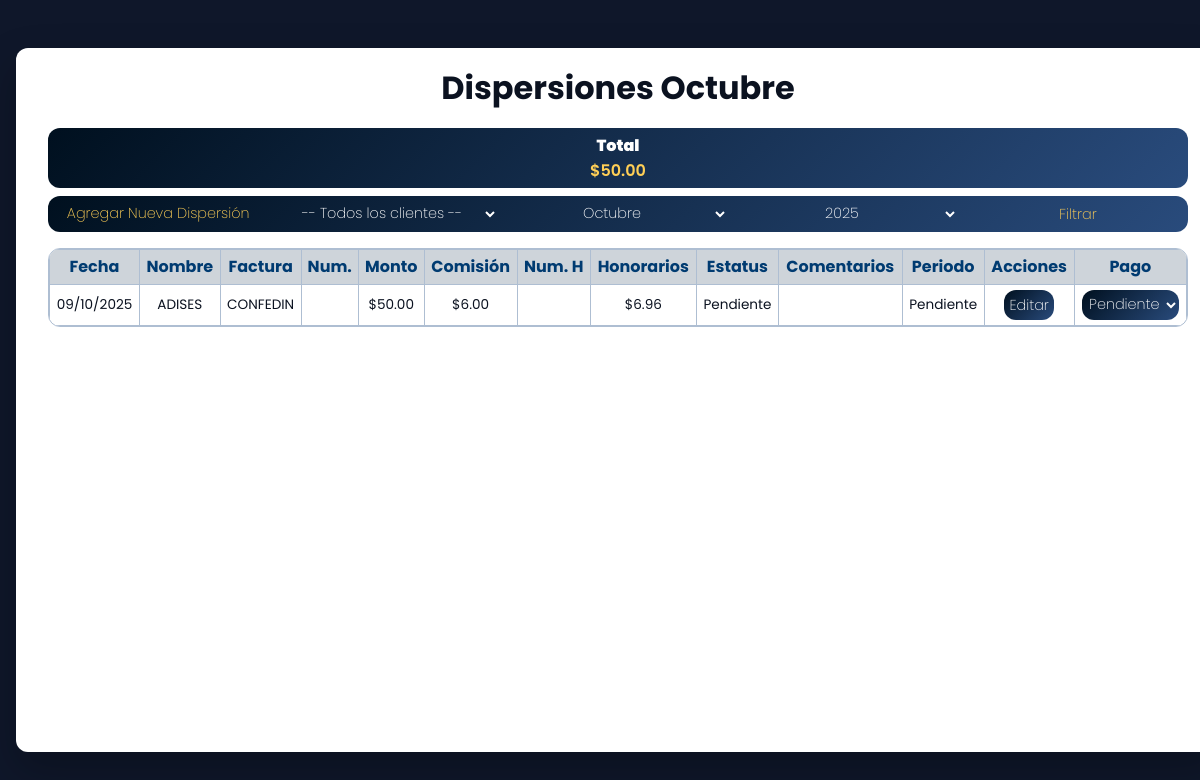
Page /dispersiones/listar/?mes=10&anio=2025&cliente= on the earlier database version.
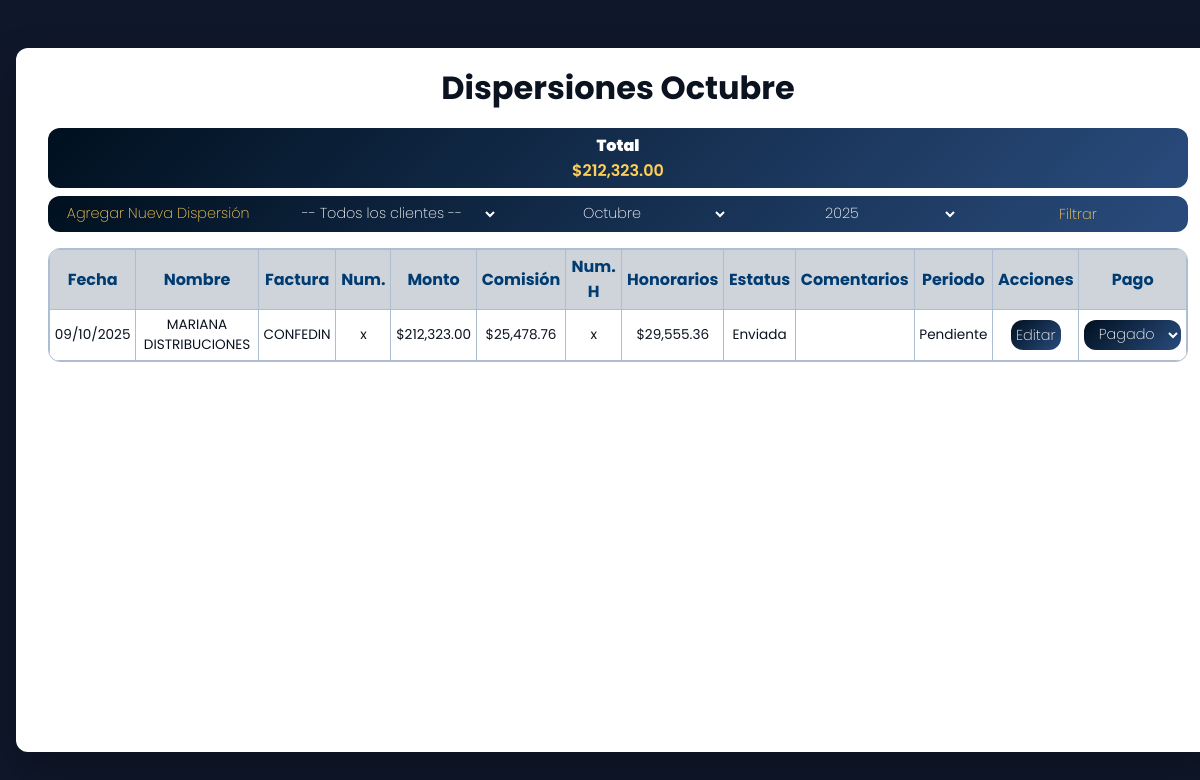
Same page on the later database version.
### dispersiones/models.py (models this page shows, shortened)
class Dispersion(models.Model):
    fecha = models.DateTimeField(default=timezone.now)
    cliente = models.ForeignKey(Cliente, on_delete=models.CASCADE)
    factura = models.CharField(max_length=100)
    num_factura = models.CharField(max_length=100, blank=True, null=True)
    monto = models.DecimalField(max_digits=12, decimal_places=2)
    comision = models.DecimalField(max_digits=12, decimal_places=2, editable=False)
    num_factura_honorarios = models.CharField(max_length=100, blank=True, null=True)
    total_honorarios = models.DecimalField(max_digits=12, decimal_places=2, editable=False)
    estatus = models.CharField(max_length=50)
    comentarios = models.TextField(blank=True, null=True)
    estatus_periodo = models.CharField(max_length=50)
    estatus_pago = models.CharField(max_length=50, default="Pendiente")
    comision_procom = models.DecimalField(max_digits=5, decimal_places=2, editable=False)

### clientes/models.py (models this page shows, shortened)
class Cliente(models.Model):
    servicio = models.CharField(max_length=100)
    comision_procom = models.FloatField(blank=True, null=True)
    factura = models.CharField(blank=True, null=True)
    nombre = models.CharField(max_length=150)
    utilidad_enrok = models.FloatField(blank=True, null=True)
    comisionista_1 = models.CharField(max_length=100, blank=True, null=True)
    porcentaje_1 = models.FloatField(blank=True, null=True)
    comisionista_2 = models.CharField(max_length=100, blank=True, null=True)
    porcentaje_2 = models.FloatField(blank=True, null=True)
    comisionista_3 = models.CharField(max_length=100, blank=True, null=True)
    porcentaje_3 = models.FloatField(blank=True, null=True)
    comisionista_4 = models.CharField(max_length=100, blank=True, null=True)
    porcentaje_4 = models.FloatField(blank=True, null=True)
    comisionista_5 = models.CharField(max_length=100, blank=True, null=True)
    porcentaje_5 = models.FloatField(blank=True, null=True)
    comisionista_6 = models.CharField(max_length=100, blank=True, null=True)
    porcentaje_6 = models.FloatField(blank=True, null=True)
    comisionista_7 = models.CharField(max_length=100, blank=True, null=True)
    porcentaje_7 = models.FloatField(blank=True, null=True)
    comisionista_8 = models.CharField(max_length=100, blank=True, null=True)
    porcentaje_8 = models.FloatField(blank=True, null=True)
    comisionista_9 = models.CharField(max_length=100, blank=True, null=True)
    porcentaje_9 = models.FloatField(blank=True, null=True)
    fecha_registro = models.DateTimeField(auto_now_add=True)

### dispersiones/views.py (the view)
# urls.py: path('listar/', views.lista_dispersiones, name='dispersiones_listar'),  # <--- aquí
def lista_dispersiones(request):
    mes = request.GET.get('mes')
    anio = request.GET.get('anio')
    now = datetime.now()
    cliente_id = request.GET.get('cliente')
    if not mes or not anio:
        return redirect(f"{request.path}?mes={now.month}&anio={now.year}&cliente={cliente_id or ''}")
    try:
        mes = int(mes)
        if mes < 1 or mes > 12:
            mes = now.month
    except (TypeError, ValueError):
        mes = now.month
    try:
        anio = int(anio)
    except (TypeError, ValueError):
        anio = now.year
    mes_nombre = MESES_ES.get(mes, "")
    anios = Dispersion.objects.dates('fecha', 'year')
    anios = [y.year for y in anios]
    if not anios:
        anios = [anio]  # 👈 Garantiza que siempre haya al menos un año visible
    dispersiones = Dispersion.objects.filter(
        fecha__month=mes,
        fecha__year=anio
    ).order_by('fecha')
    clientes = Cliente.objects.all()
    if cliente_id:
        dispersiones = dispersiones.filter(cliente_id=cliente_id)
    total_montos = dispersiones.aggregate(total=Sum('monto'))['total'] or 0
    return render(request, 'dispersiones/listar.html', {
        'dispersiones': dispersiones,
        'mes': str(mes),             # Mantener como string para comparación en el template
        'mes_nombre': mes_nombre,
        'anio': str(anio),
        'clientes': clientes,        # lista completa para el dropdown
        'cliente': cliente_id,       # cliente seleccionado
        'anios': anios,              # años disponibles
        'total_montos': total_montos,
    })

### dispersiones/templates/dispersiones/listar.html (shortened to what this page needs)
<!DOCTYPE html>
<html lang="es">
{% load humanize %}
<head>
</head>
<body>
<div class="card">
  <h1>Dispersiones {{ mes_nombre }}</h1>
  <div class="pendiente-box">
    <h2>Total</h2>
    <div class="monto">${{ total_montos|floatformat:2|intcomma }}</div>
  </div>
  <div class="actions">
    <form method="get" action="{% url 'dispersiones_listar' %}" class="filtro">
      <a href="{% url 'dispersiones_agregar' %}?mes={{ mes }}&anio={{ anio }}" class="btn_filtros" style="border-radius: 12px 0 0 12px;">Agregar Nueva Dispersión</a>
      <select name="cliente">
        <option value="">-- Todos los clientes --</option>
      </select>
      <select name="mes" required>
        <option value="10" {% if mes == "10" %}selected{% endif %}>Octubre</option>
      </select>
      <select class="filtros" name="anio">
        {% for year in anios %}
          <option value="{{ year }}" {% if anio == year|stringformat:"s" %}selected{% endif %}>{{ year }}</option>
        {% endfor %}
      </select>
      <button type="submit" class="btn_filtros" style="border-radius: 0 12px 12px 0">Filtrar</button>
    </form>
  </div>
  <div style="border:1px solid #aebed2; border-radius:12px; overflow:hidden; margin-top:1rem;">
    <table>
      <tr>
        <th>Fecha</th>
        <th>Nombre</th>
        <th>Factura</th>
        <th>Num.</th>
        <th>Monto</th>
        <th>Comisión</th>
        <th>Num. H</th>
        <th>Honorarios</th>
        <th>Estatus</th>
        <th>Comentarios</th>
        <th>Periodo</th>
        <th>Acciones</th>
        <th>Pago</th>
      </tr>
      {% for disp in dispersiones %}
      <tr>
        <td>{{ disp.fecha|date:"d/m/Y" }}</td>
        <td>{{ disp.cliente.nombre }}</td>
        <td>{{ disp.factura }}</td>
        <td>{{disp.num_factura|default_if_none:""}}</td>
        <td>${{ disp.monto|floatformat:2|intcomma }}</td>
        <td>${{ disp.comision|floatformat:2|intcomma }}</td>
        <td>{{disp.num_factura_honorarios|default_if_none:""}}</td>
        <td>${{ disp.total_honorarios|floatformat:2|intcomma }}</td>
        <td>{{ disp.estatus }}</td>
        <td>{{ disp.comentarios }}</td>
        <td>{{ disp.estatus_periodo }}</td>
        <td>
          <a href="{% url 'dispersiones_editar' disp.id %}" class="editar">Editar</a>
        </td>
        <td>
          <form method="post" action="{% url 'actualizar_estatus_dispersion' %}">
            <select class="filtro_pagado" name="estatus_pago" onchange="this.form.submit()">
              <option value="Pendiente" {% if disp.estatus_pago == "Pendiente" %}selected{% endif %}>Pendiente</option>
              <option value="Pagado" {% if disp.estatus_pago == "Pagado" %}selected{% endif %}>Pagado</option>
            </select>
          </form>
        </td>
      </tr>
      {% empty %}
      <tr>
        <td colspan="12" style="text-align:center;">No hay dispersión registrada.</td>
      </tr>
      {% endfor %}
    </table>
  </div>
</div>
</body>
</html>

### dispersiones/templates/dispersiones/listar.html (style rules this page uses)
:root { --fuente-principal: 'Poppins', system-ui, -apple-system, Segoe UI, Roboto, sans-serif; }
*, *::before, *::after { font-family: var(--fuente-principal) !important; }
body { min-height: 100vh; display: grid; place-items: start center; background: #0f172a; margin: 0; padding-top: 2rem; }
.card { width: 95vw; max-width: 1200px; margin: 1rem; min-height: 80vh; color: #0b1220; background: #ffffff; padding: 2rem; border-radius: 12px; box-shadow: 0 18px 40px rgba(0,0,0,.25); }
h1 { text-align: center; margin-bottom: 1rem; margin-top: -1rem; }
.btn_filtros { padding: 2px 8px; text-decoration: none; display: inline-block; color: #ffcf56; background: transparent; border: none; font-weight: 200; text-align: center; line-height: 30px; font-size: .9rem; box-sizing: border-box; cursor: pointer; transition: 0.3s; }
.editar { padding: 0px 5px; text-decoration: none; display: inline-block; color: #ffffff; background: linear-gradient(135deg, #00101f 0%, #294b7c 100%); border: none; border-radius: 12px; font-weight: 200; text-align: center; line-height: 30px; font-size: .9rem; box-sizing: border-box; cursor: pointer; transition: 0.3s; }
select { padding: 7px 8px; font-size: .9rem; color: #ffffff; background: transparent; border: none; font-weight: 200; text-align: center; box-sizing: border-box; cursor: pointer; transition: 0.3s; }
.filtro_pagado { padding: 4px 3px; font-size: .9rem; color: #ffffff; background: linear-gradient(135deg, #00101f 0%, #294b7c 100%); border: none; border-radius: 12px; font-weight: 200; text-align: center; box-sizing: border-box; cursor: pointer; transition: 0.3s; }
select option, .filtros option, .filtro_pagado option { color: #00101f; background-color: #ffffff; text-align: center; }
.actions { margin-top: .5rem; margin-bottom: .5rem; display: flex; gap: .6rem; justify-content: center; background: linear-gradient(135deg, #00101f 0%, #294b7c 100%); border-radius: 12px; }
.actions form { display: flex; width: 100%; gap: 0.6rem; }
.actions form > * { flex: 1; text-align: center; min-width: 0; }
table { width: 100%; border-collapse: collapse; }
th, td { border: 1px solid #aebed2; padding: 0.3rem; text-align: center; font-size: 0.85rem; }
th { background: rgb(206, 212, 218); text-align: center; color: #003b71; font-size: 1rem; }
.pendiente-box { position: relative; background: linear-gradient(135deg, #00101f 0%, #294b7c 100%); color: white; padding: 0.3rem; border-radius: 12px; text-align: center; display: flex; flex-direction: column; justify-content: center; align-items: center; }
.pendiente-box h2 { margin: 0; font-size: 1rem; font-weight: 900; }
.pendiente-box .monto { font-size: 1rem; font-weight: 600; margin: 0; color: #ffcf56; }

Differences in the rows shown:
removed Dispersion: fecha "09/10/2025", cliente.nombre "ADISES", factura "CONFEDIN", monto "50.00", comision "6.00", total_honorarios "6.96", estatus "Pendiente", estatus_periodo "Pendiente", estatus_pago "Pendiente"
added Dispersion: fecha "09/10/2025", cliente.nombre "MARIANA DISTRIBUCIONES", factura "CONFEDIN", num_factura "x", monto "212,323.00", comision "25,478.76", num_factura_honorarios "x", total_honorarios "29,555.36", estatus "Enviada", estatus_periodo "Pendiente", estatus_pago "Pagado"
Other differences:
{{ total_montos|floatformat:2|intcomma }}: "50.00" → "212,323.00"
